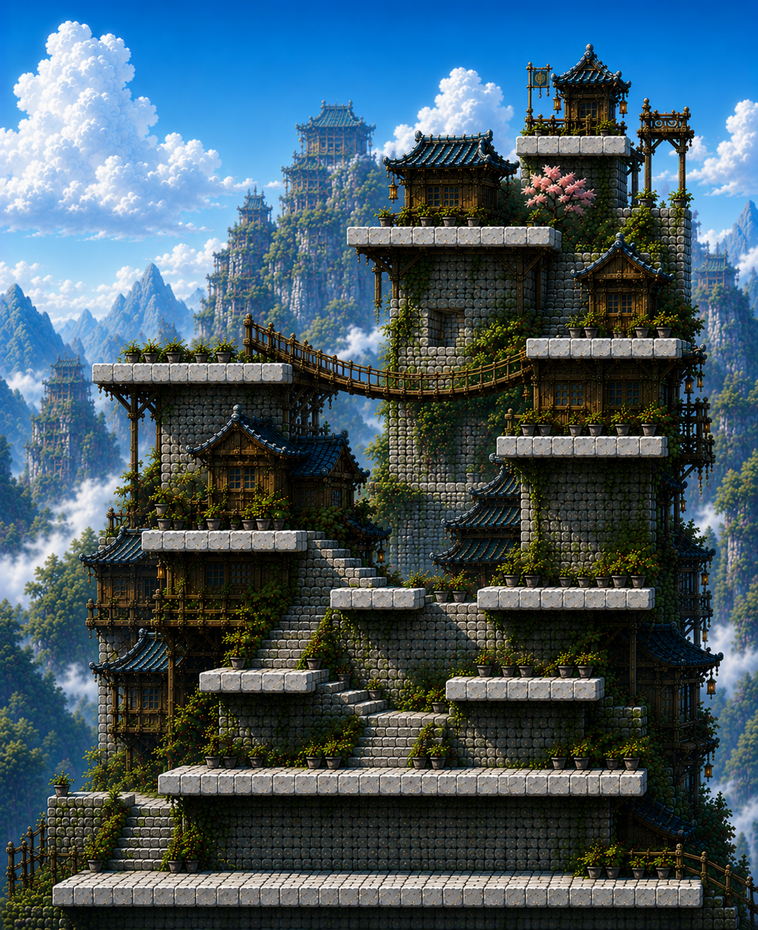
#> input picture assets/bg/rooftop_climb.png, 758 x 930 px, shrunk from 1152 x 1413 before the run, found by its file name
$ python extract_platforms.py assets/bg/rooftop_climb.png
#> lines starting #> are read from the running program, lines starting #| are printed output that depends on the picture; after the words box and inside, x2 and y2 are one past the last pixel; in counts of white or black regions, pixels touching at a corner belong together
"""
Platform Collision Extractor
=============================
Scans a background PNG for bright horizontal ledges (stone platforms)
and outputs collision positions + sizes for Main.tscn.

Usage:
    python tools/extract_platforms.py assets/bg/rooftop_climb.png

Optional args:
    --threshold 200    brightness threshold (0-255, default 200)
    --min-width 80     minimum platform width in px (default 80)
    --height 22        collision shape height (default 22)
    --preview          save a debug preview image

Output:
    Prints platform data (center_x, center_y, width) sorted top-to-bottom,
    and optionally a .tscn snippet ready to paste.
"""

import sys
import argparse
from pathlib import Path

try:
    from PIL import Image
    import numpy as np
except ImportError:
    print("Required: pip install pillow numpy")
    sys.exit(1)


def extract_platforms(image_path, threshold=200, min_width=80, shape_height=22, preview=False):
#> called with image_path = 'assets/bg/rooftop_climb.png', threshold = 200, min_width = 80, shape_height = 22, preview = False
    img = Image.open(image_path).convert("L")  # grayscale
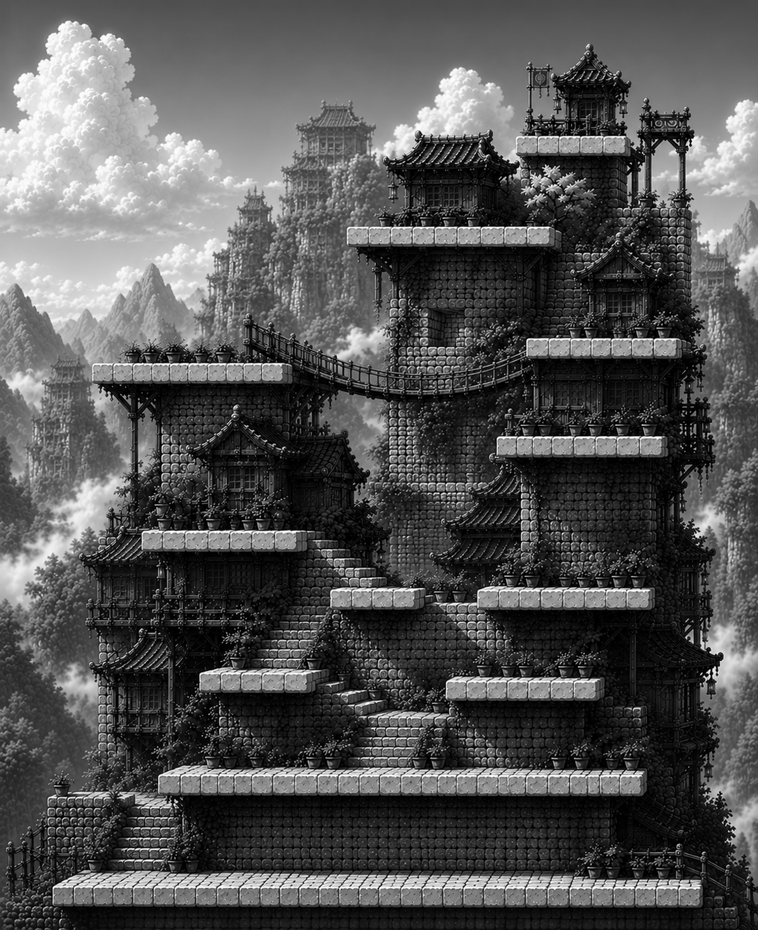
#> img: PIL image 758x930 L; min 0, max 255, mean 83.6
    arr = np.array(img)
    h, w = arr.shape
#> h = 930; w = 758

    print(f"Image size: {w}x{h}")
#| Image size: 758x930
    print(f"Threshold: {threshold}, Min width: {min_width}px")
    print()

    # Binary mask: bright pixels
    mask = arr >= threshold
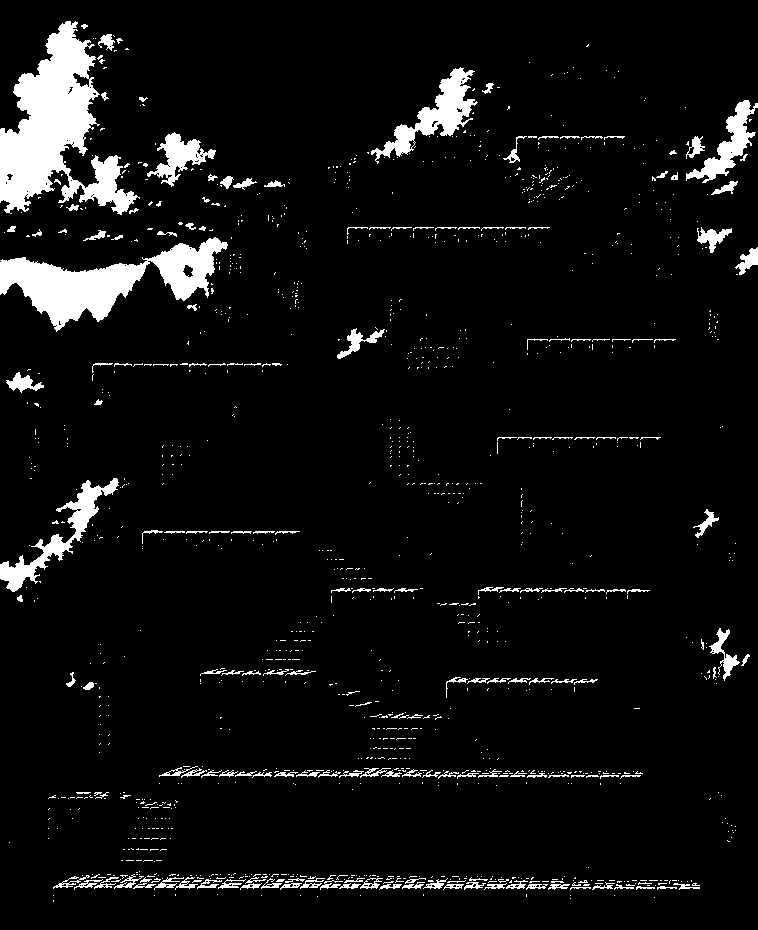
#> mask: shape (930, 758) bool; 6.1% white; 1314 white regions (1130 under 20 px), largest, box (x1, y1, x2, y2) and area: (0, 21, 140, 215) 12235, (0, 237, 228, 332) 8328, (371, 67, 478, 164) 2837

    # Find horizontal runs per row
    platforms = []

    # For each row, find contiguous bright runs
    visited = np.zeros_like(mask, dtype=bool)

    # Strategy: scan top-to-bottom, find the TOP edge of each platform
    # A platform top edge = row where mask is True but row above is False (or row 0)
    top_edge = np.zeros_like(mask, dtype=bool)
    top_edge[0] = mask[0]
#> top_edge: shape (930, 758) bool; every value is 0
    top_edge[1:] = mask[1:] & ~mask[:-1]
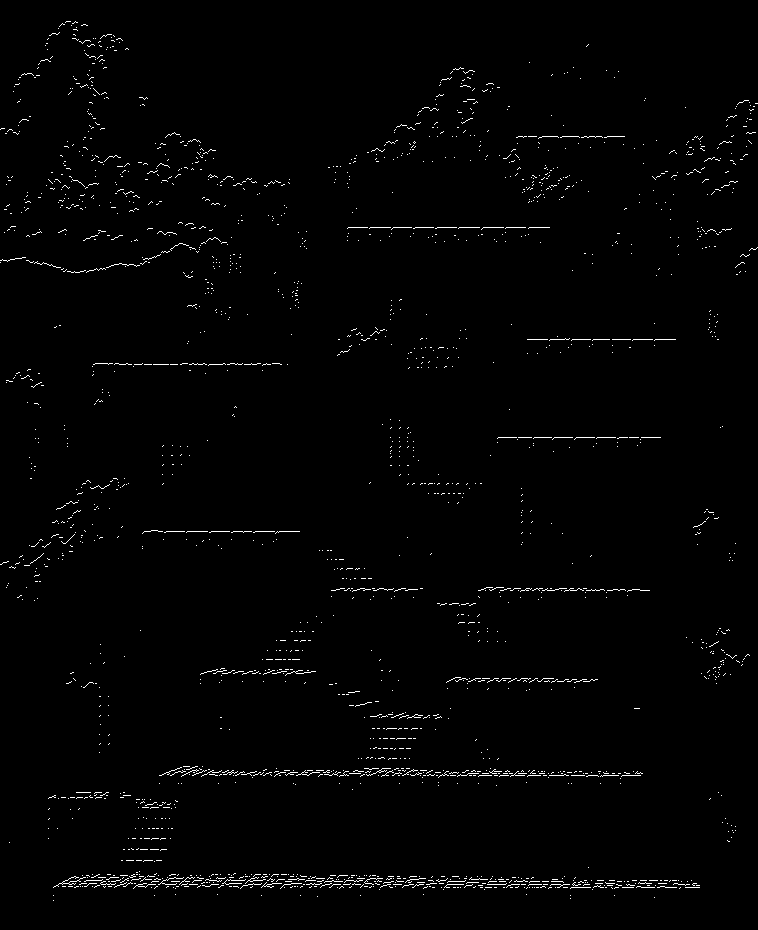
#> top_edge: shape (930, 758) bool; 1.2% white in thin lines or dots

    # For each top-edge row, find horizontal extents
    raw_platforms = []

    for y in range(h):
        if not np.any(top_edge[y]):
            continue

        # Find contiguous runs in this row
        row = top_edge[y].astype(np.uint8)
        diffs = np.diff(np.concatenate(([0], row, [0])))
        starts = np.where(diffs == 1)[0]
        ends = np.where(diffs == -1)[0]

        for s, e in zip(starts, ends):
            run_width = e - s
            if run_width >= min_width:
                # Verify it's a substantial platform: check depth (how many rows below are also bright)
                depth = 0
                for dy in range(min(50, h - y)):
                    mid = (s + e) // 2
                    if mask[y + dy, mid]:
                        depth += 1
                    else:
                        break

                if depth >= 5:  # at least 5px tall platform
                    # Now find the actual full width by scanning the brightest row within the platform
                    best_width = run_width
                    best_s, best_e = s, e
                    for dy in range(min(depth, 10)):
                        row_check = mask[y + dy]
                        # Find the run containing our midpoint
                        mid = (s + e) // 2
                        ls = mid
                        while ls > 0 and row_check[ls - 1]:
                            ls -= 1
                        re = mid
                        while re < w - 1 and row_check[re + 1]:
                            re += 1
                        if (re - ls) > best_width:
                            best_width = re - ls + 1
                            best_s, best_e = ls, re + 1

                    raw_platforms.append({
                        "top_y": y,
                        "left": best_s,
                        "right": best_e,
                        "width": best_e - best_s,
                        "depth": depth,
                    })
#> this loop made 930 passes
#> (starts, ends) on passes 22 to 24: ([66, 75], [71, 76]), ([65, 74, 76], [66, 75, 78]), ([62, 72], [63, 74])
#> after the loop, raw_platforms = []

    # Merge overlapping/nearby platforms (within 20px vertical, overlapping horizontal)
    merged = []
    used = [False] * len(raw_platforms)
#> used = []

    for i, p in enumerate(raw_platforms):
        if used[i]:
            continue
        group = [p]
        used[i] = True
        for j in range(i + 1, len(raw_platforms)):
            if used[j]:
                continue
            q = raw_platforms[j]
            # Same vertical band (within 15px) and overlapping horizontal
            if abs(q["top_y"] - p["top_y"]) < 15:
                overlap = min(p["right"], q["right"]) - max(p["left"], q["left"])
                if overlap > 0 or abs(p["left"] - q["left"]) < 30:
                    group.append(q)
                    used[j] = True

        # Merge group
        top_y = min(g["top_y"] for g in group)
        left = min(g["left"] for g in group)
        right = max(g["right"] for g in group)
        depth = max(g["depth"] for g in group)
        merged.append({
            "top_y": top_y,
            "left": left,
            "right": right,
            "width": right - left,
            "depth": depth,
        })
#> this loop made 0 passes
#> after the loop, merged = []

    # Filter: remove very small detections
    platforms = [p for p in merged if p["width"] >= min_width]
#> platforms = []

    # Sort top to bottom
    platforms.sort(key=lambda p: p["top_y"])

    # Calculate collision centers
    # Collision shape center_y = top_y + shape_height/2 (shape centered on position)
    print(f"Found {len(platforms)} platforms:\n")
#| Found 0 platforms:
    print(f"{'#':<4} {'Center X':<10} {'Center Y':<10} {'Width':<8} {'Top Y':<8} {'Depth':<6}")
    print("-" * 50)

    results = []
    for i, p in enumerate(platforms):
        cx = (p["left"] + p["right"]) // 2
        cy = p["top_y"] + shape_height // 2
        width = p["width"]
        results.append({"cx": cx, "cy": cy, "width": width, "top_y": p["top_y"]})
        print(f"{i:<4} {cx:<10} {cy:<10} {width:<8} {p['top_y']:<8} {p['depth']:<6}")
#> after the loop, results = []

    # Generate .tscn snippet
    print("\n\n# ===== .tscn SNIPPET =====")
    print("# Paste these as sub_resources and nodes in Main.tscn\n")

    print("# --- Sub Resources (RectangleShape2D) ---")
    for i, r in enumerate(results):
        print(f'[sub_resource type="RectangleShape2D" id="plat_{i}"]')
        print(f'size = Vector2({r["width"]}, {shape_height})')
        print()

    print("# --- Nodes ---")
    for i, r in enumerate(results):
        print(f'[node name="P{i}" type="StaticBody2D" parent="LevelCollision"]')
        print(f'position = Vector2({r["cx"]}, {r["cy"]})')
        print()
        print(f'[node name="C" type="CollisionShape2D" parent="LevelCollision/P{i}"]')
        print(f'shape = SubResource("plat_{i}")')
        print()

    # Preview image
    if preview:
        from PIL import ImageDraw
        preview_img = Image.open(image_path).convert("RGB")
        draw = ImageDraw.Draw(preview_img)
        for i, r in enumerate(results):
            # Draw rectangle at collision position
            top = r["cy"] - shape_height // 2
            left = r["cx"] - r["width"] // 2
            right = r["cx"] + r["width"] // 2
            bottom = top + shape_height
            draw.rectangle([left, top, right, bottom], outline="red", width=2)
            draw.text((left + 4, top - 12), f"P{i}", fill="yellow")

        out_path = Path(image_path).with_suffix(".preview.png")
        preview_img.save(out_path)
        print(f"\nPreview saved: {out_path}")

    return results


if __name__ == "__main__":
    parser = argparse.ArgumentParser(description="Extract platform collision data from background image")
    parser.add_argument("image", help="Path to background PNG")
    parser.add_argument("--threshold", type=int, default=200, help="Brightness threshold (0-255)")
    parser.add_argument("--min-width", type=int, default=80, help="Minimum platform width in pixels")
    parser.add_argument("--height", type=int, default=22, help="Collision shape height")
    parser.add_argument("--preview", action="store_true", help="Save debug preview image")
    args = parser.parse_args()

    extract_platforms(args.image, args.threshold, args.min_width, args.height, args.preview)

$ run again, with assets/bg/cat_market.png copied over assets/bg/rooftop_climb.png
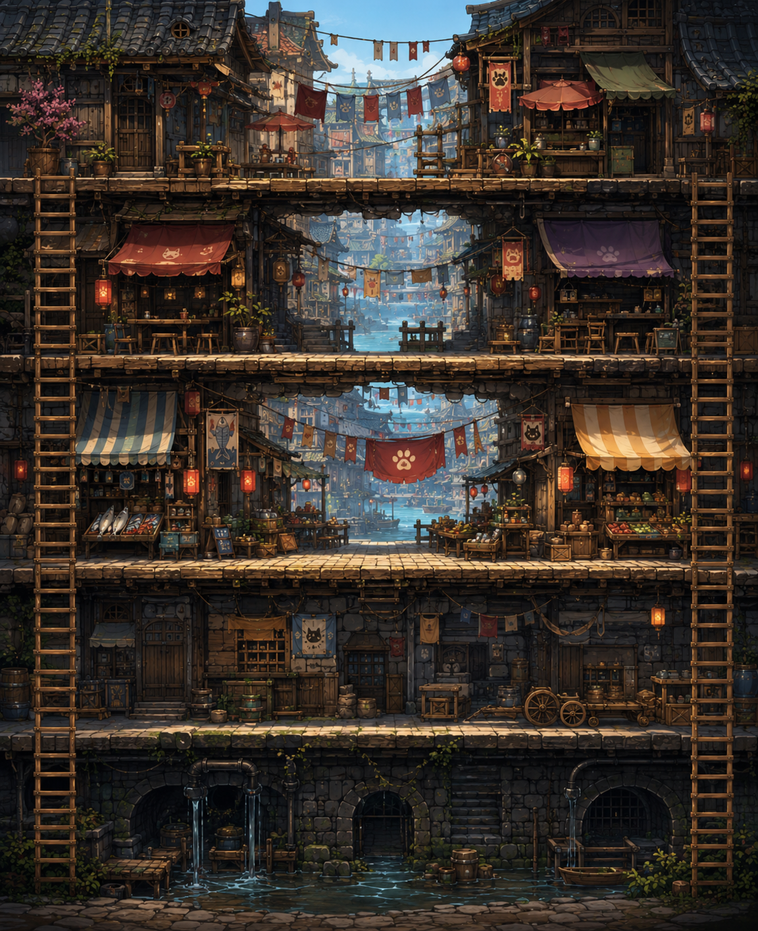
#> input picture assets/bg/cat_market.png, 758 x 931 px, shrunk from 1152 x 1415 before the run, found by its file name
#| Image size: 758x931
#> in extract_platforms, `mask = arr >= threshold`:
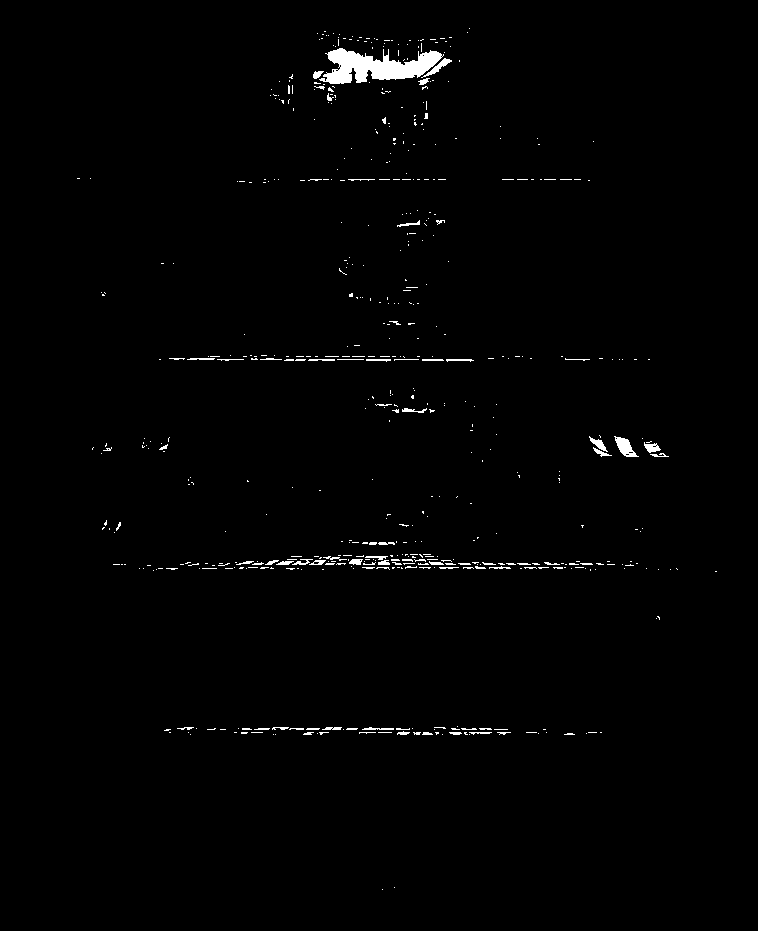
#> mask: shape (931, 758) bool; 1.1% white; 557 white regions (485 under 20 px), largest, box (x1, y1, x2, y2) and area: (319, 48, 444, 84) 2439, (614, 436, 639, 457) 251, (421, 58, 452, 78) 146
#> in extract_platforms, `top_edge[1:] = mask[1:] & ~mask[:-1]`:
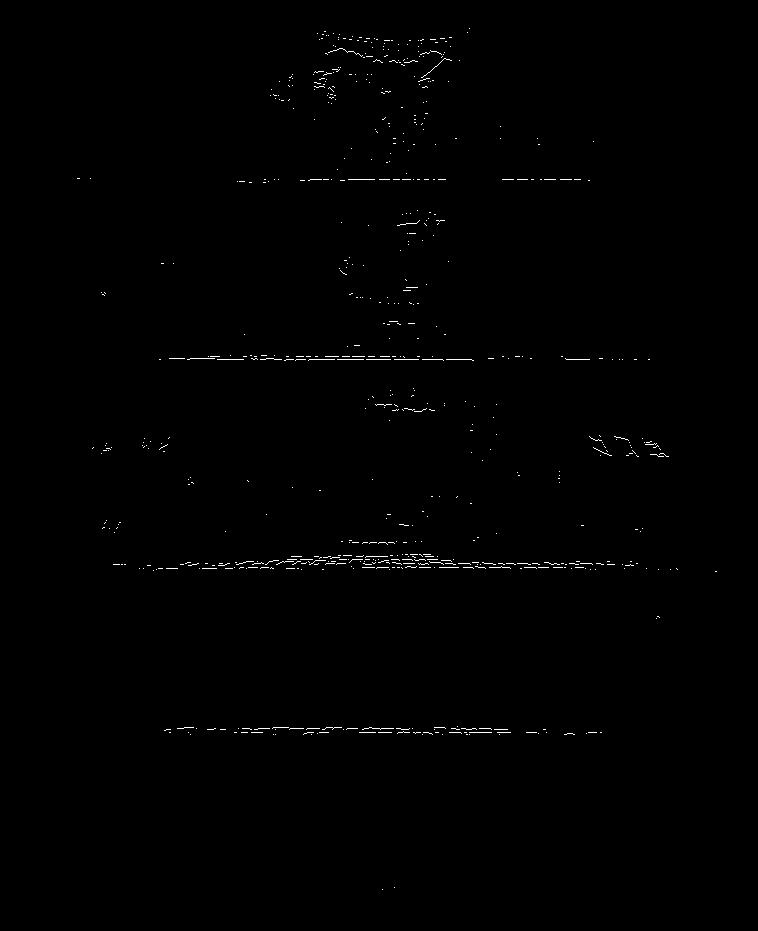
#> top_edge: shape (931, 758) bool; 0.43% white in thin lines or dots, all inside (x1, y1, x2, y2) = (77, 28, 717, 890)
#> the loop in extract_platforms, `for y in range(h):` made 931 passes
#> (starts, ends) on passes 29, 32, 33: ([469], [470]), ([324], [326]), ([467], [468])
#> after the loop in extract_platforms, `for y in range(h):`: raw_platforms = []
#| Found 0 platforms:
